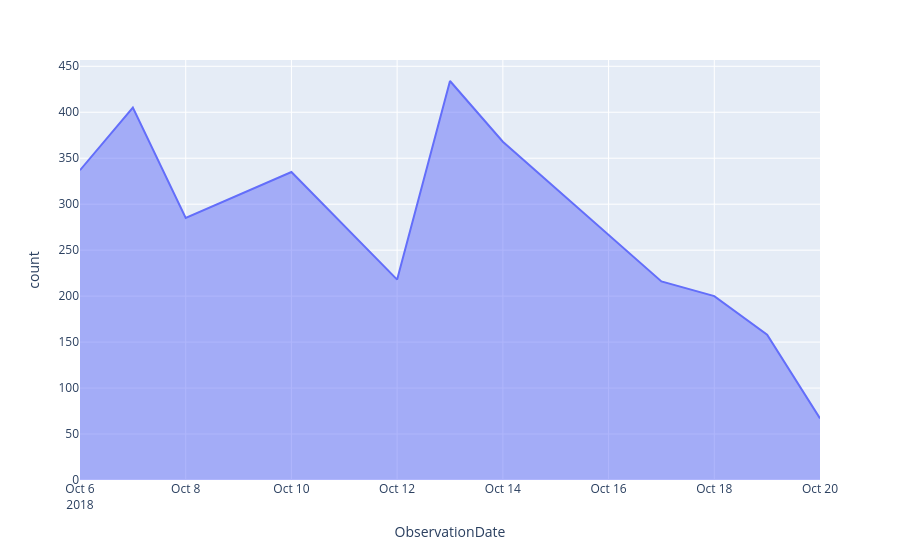

This figure's notebook cell:
### Markdown cell above
## Exercise 4: DateTime Processing and Visualization (`to_date()` and `.plot()`)

The **`to_date()`** function converts a date string (like the 'Date' column in this dataset, formatted as MMDDYYYY) into a proper Spark `DateType`. 

**Specification:** Analyze the sighting trend over time by converting the date and visualizing it.
**Expected Output:** An interactive area chart where the X-axis is the `ObservationDate` and the Y-axis represents the daily `count` of squirrel sightings.

### Code cell
from pyspark.sql.functions import to_date, col

# Convert the 'Date' string (format 'MMDDYYYY') into a new DateType column called 'ObservationDate'
df_dates = squirrel_df.withColumn("ObservationDate", to_date(col("Date").cast("string"), "MMddyyyy"))

# Group by 'ObservationDate', count the sightings per day, and order chronologically
daily_counts = df_dates.groupBy("ObservationDate").count().orderBy("ObservationDate")

# Plot the resulting DataFrame using .plot.area()
fig = daily_counts.plot.area(x="ObservationDate", y="count")
fig.show()

### Figure 1 — Plotly figure (JSON) as saved in the notebook; plotly's stock layout.template omitted (floating-point values rounded to 4 significant figures)
{"data": [{"fillpattern": {"shape": ""}, "hovertemplate": "ObservationDate=%{x}<br>count=%{y}<extra></extra>", "legendgroup": "", "line": {"color": "#636efa"}, "marker": {"symbol": "circle"}, "mode": "lines", "name": "", "orientation": "v", "showlegend": false, "stackgroup": "1", "type": "scatter", "x": ["2018-10-06", "2018-10-07", "2018-10-08", "2018-10-10", "2018-10-12", "2018-10-13", "2018-10-14", "2018-10-17", "2018-10-18", "2018-10-19", "2018-10-20"], "xaxis": "x", "y": [337, 405, 285, 335, 218, 434, 368, 216, 200, 158, 67], "yaxis": "y"}], "layout": {"legend": {"tracegroupgap": 0}, "margin": {"t": 60}, "xaxis": {"anchor": "y", "domain": [0, 1], "title": {"text": "ObservationDate"}}, "yaxis": {"anchor": "x", "domain": [0, 1], "title": {"text": "count"}}}}
